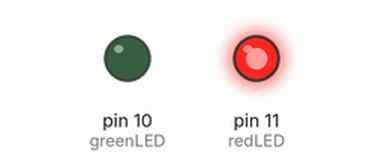
The sketch below on a simulated Arduino Uno, built with avr-gcc and run on an emulated ATmega328P. Shown: output pins drawn as LEDs (lit = HIGH).

Above: at 1.0 s.
At 3.0 s:
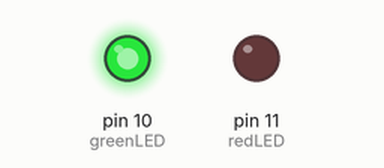
Timing chart, 0 to 5.2 s (numbered marks = the images above):
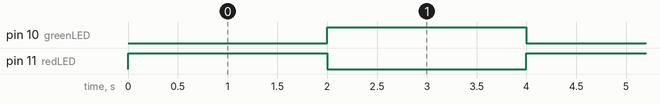

The sketch:

KY-029_2_Color.ino
```cpp
int redLED = 11;
int greenLED = 10;

void setup ()
{
  // Initialize output pins for the LEDs
  pinMode (redLED, OUTPUT);
  pinMode (greenLED, OUTPUT);
}

void loop ()
{
  digitalWrite (redLED, HIGH); // LED is switched on
  digitalWrite (greenLED, LOW); // LED is switched off
  delay (2000);

  digitalWrite (redLED, LOW); // LED is switched off
  digitalWrite (greenLED, HIGH); // LED is switched on
  delay (2000);
}
```

Measured:
- by itself, pin 10 (greenLED), pin 11 (redLED): alternates HIGH for 2.0 s and LOW for 2.0 s
